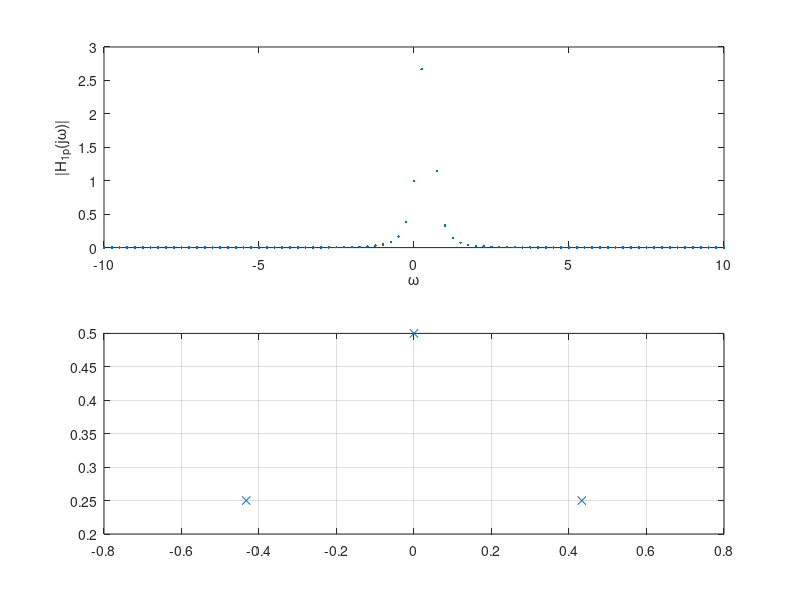

Here is the MATLAB script that generated this plot:
alp = [-8j -8 4j 1];
blp = 1;
w = -10 : 0.25 : 10;
H1z = roots(blp);
H1p = roots(alp);
H1 = freqs(blp, alp, w);
subplot(2,1,1)
plot(w, abs(H1), '.');
xlabel('\omega');
ylabel('|H_1_p(j\omega)|');
subplot(2,1,2)
plot(real(H1z), imag(H1z), 'o');
hold on
plot(real(H1p), imag(H1p), 'x');
grid;
